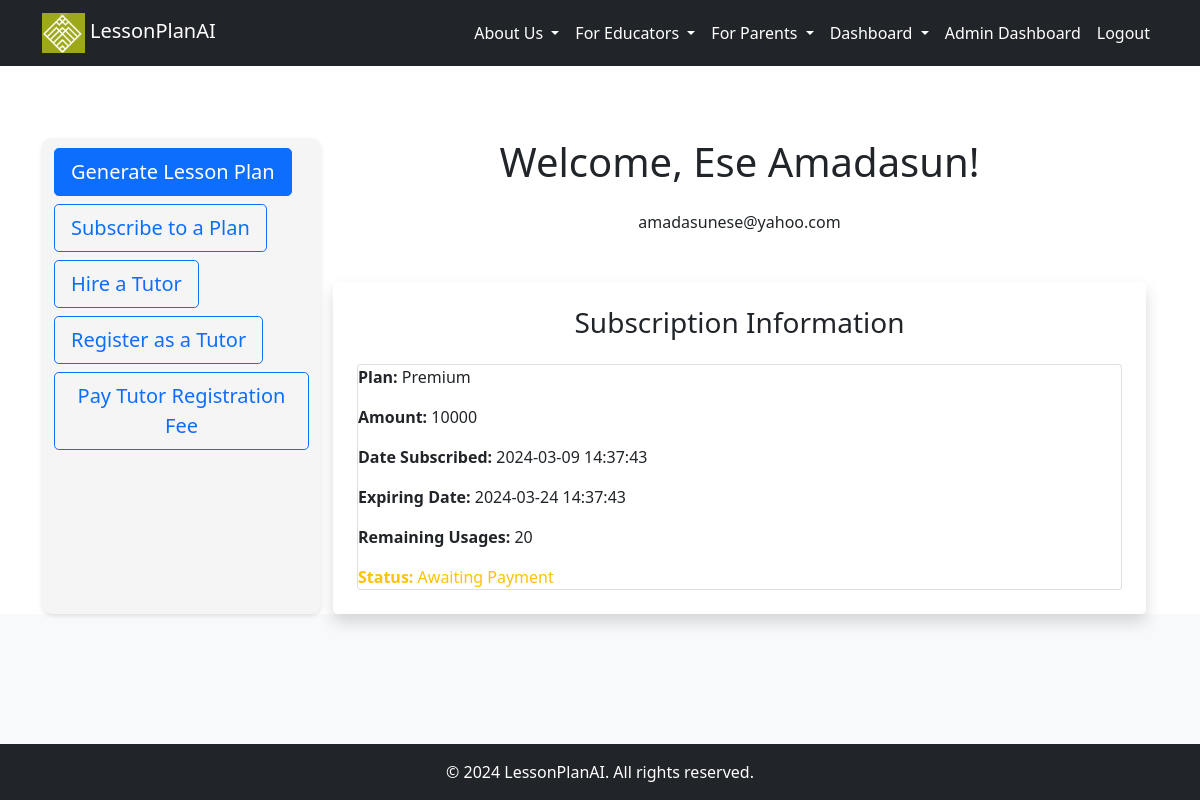
Before: /dashboard (signed in) with the older database file.
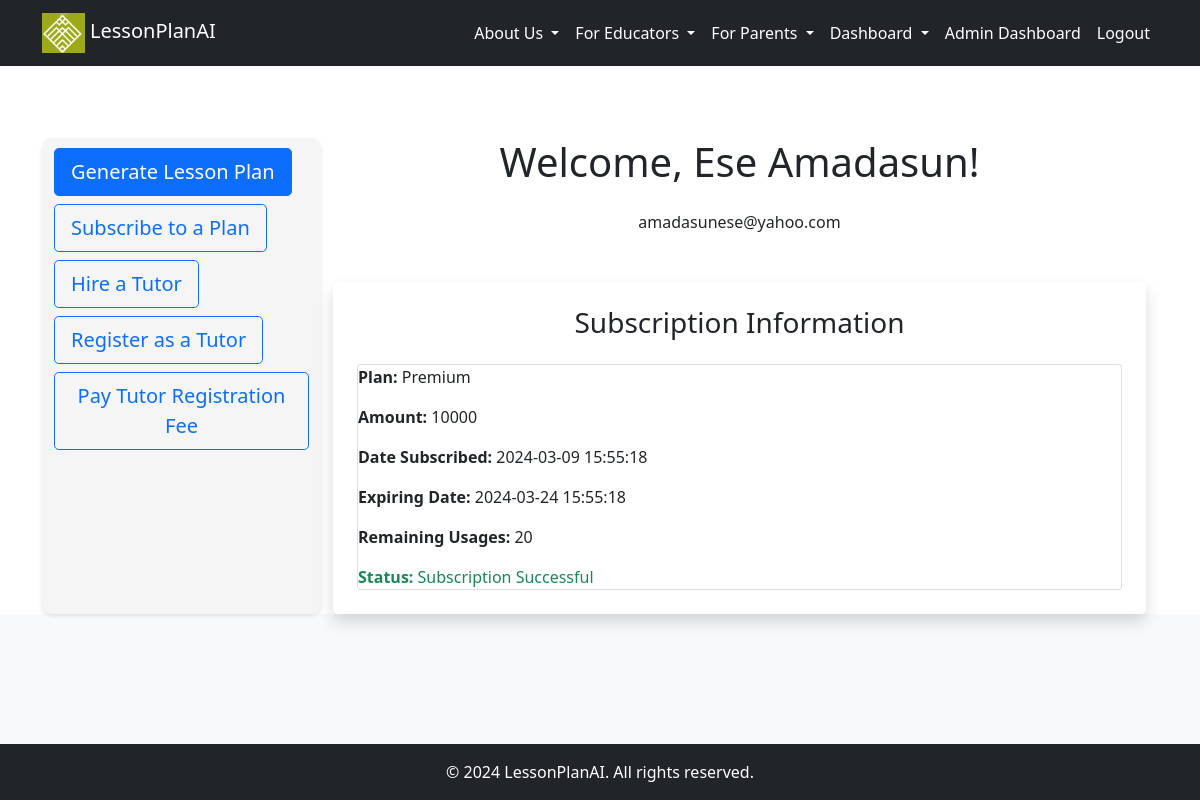
After: the same page with the newer database file.
### src/accounts/models.py (models this page shows, shortened)
class Subscription(db.Model):
    __tablename__ = "subscriptions"
    id = db.Column(db.Integer, primary_key=True)
    plan = db.Column(db.String(50))
    amount = db.Column(db.Integer)
    start_date = db.Column(db.DateTime, default=datetime.utcnow)
    end_date = db.Column(db.DateTime)
    remaining_usages = db.Column(db.Integer)
    paid = db.Column(db.Boolean, default=False)
    user_id = db.Column(db.Integer, db.ForeignKey('users.id'), nullable=False)
    paystack_subscription_id = db.Column(db.String(50), nullable=False)

### src/core/views.py (the view)
@core_bp.route('/dashboard')
@login_required
@check_is_confirmed
def dashboard():
    subscription = Subscription.query.filter_by(user_id=current_user.id).first()
    return render_template('accounts/dashboard.html', subscription=subscription, today=datetime.now())

### src/__init__.py (called while the page is built)
@login_manager.user_loader
def load_user(user_id):
    return User.query.filter(User.id == int(user_id)).first()

### src/templates/accounts/dashboard.html (shortened to what this page needs)
{% extends '_base.html' %}
{% block content %}
<div class="container mt-5">
  <div class="row">
    <div class="col-md-3 button-widget">
      <a href="{{ url_for('core.generate_lesson') }}" class="btn btn-primary btn-lg mb-2">Generate Lesson Plan</a>
      <a href="{{ url_for('core.subscribe') }}" class="btn btn-outline-primary btn-lg mb-2">Subscribe to a Plan</a>
      <a href="{{ url_for('core.hire_tutor') }}" class="btn btn-outline-primary btn-lg mb-2">Hire a Tutor</a>
      <a href="{{ url_for('core.online_tutor') }}" class="btn btn-outline-primary btn-lg mb-2">Register as a Tutor</a>
      <a href="{{ url_for('core.service_fee_payment') }}" class="btn btn-outline-primary btn-lg mb-2">Pay Tutor Registration Fee</a>
  </div>
    <div class="col-md-9">
      <h3 class="display-6 mb-4 text-center">Welcome, {{ current_user.first_name }} {{ current_user.last_name }}!</h3>
      <p class="text-center">{{ current_user.email }}</p>
      <div class="subscription-info mt-5 p-4 rounded-lg shadow">
        <h3 class="text-center mb-4">Subscription Information</h3>
        {% if subscription %}
        <div class="card">
          <div class="card-body-d">
            <p class="card-text"><strong>Plan:</strong> {{ subscription.plan }}</p>
            <p class="card-text"><strong>Amount:</strong> {{ subscription.amount }}</p>
            <p class="card-text"><strong>Date Subscribed:</strong> {{ subscription.start_date.strftime('%Y-%m-%d %H:%M:%S') }}</p>
            <p class="card-text"><strong>Expiring Date:</strong> {{ subscription.end_date.strftime('%Y-%m-%d %H:%M:%S') }}</p>
            <p class="card-text"><strong>Remaining Usages:</strong>
              {% if subscription.end_date < today %}
                  Expired
              {% else %}
                  {{ subscription.remaining_usages }}
              {% endif %}
          </p>
            {% if subscription.paid %}
            <p class="card-text text-success"><strong>Status:</strong> Subscription Successful</p>
            {% else %}
            <p class="card-text text-warning"><strong>Status:</strong> Awaiting Payment</p>
            {% endif %}
          </div>
        </div>
        {% else %}
        <p class="text-center text-muted">No active subscription. Click on <strong>Subscribe to a Plan</strong> to continue.</p>
        {% endif %}
      </div>
    </div>
  </div>
</div>
{% endblock %}

Changed rows visible on the page:
changed Subscription "Premium": start_date "2024-03-09 14:37:43" → "2024-03-09 15:55:18"; end_date "2024-03-24 14:37:43" → "2024-03-24 15:55:18"; paid False → True (drawn)
Other visible differences:
text no longer shown: "Awaiting Payment"
text now shown: "Subscription Successful"
